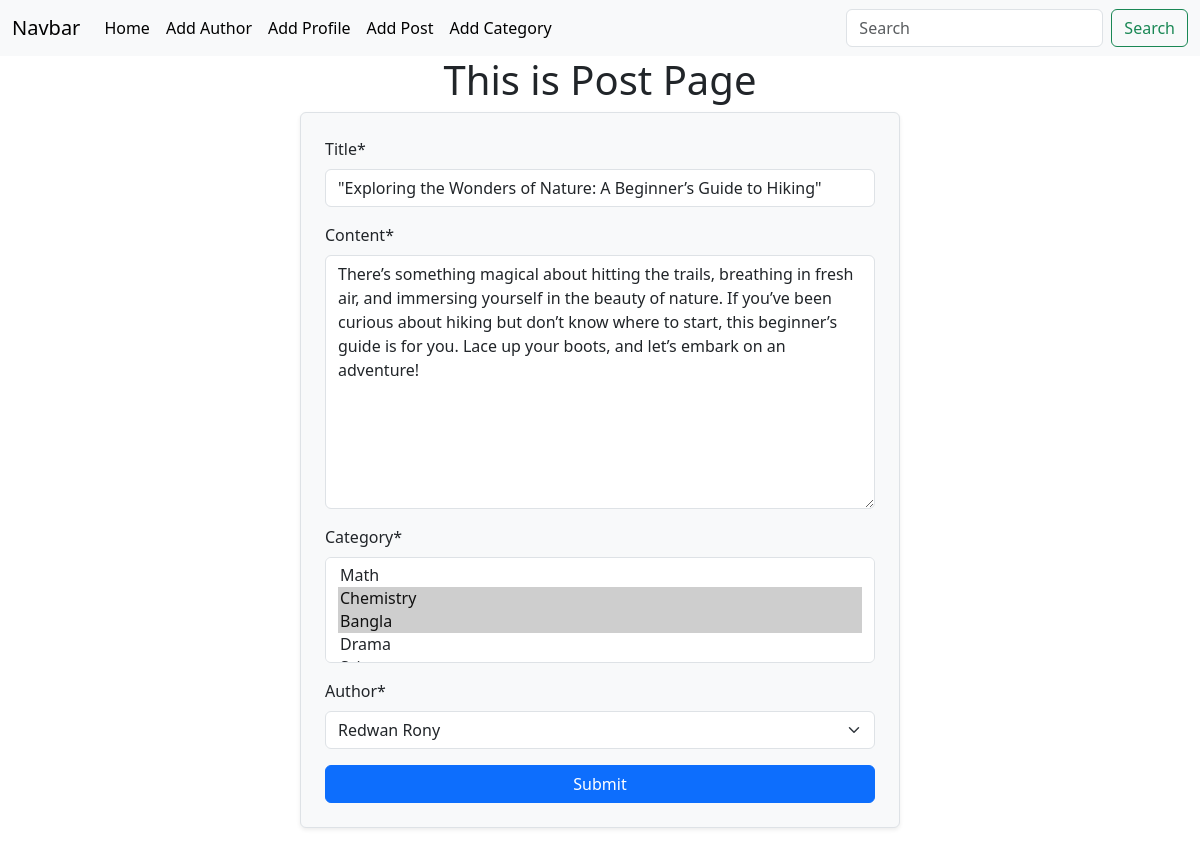
Screenshot of /post/edit/3 with the database file from the repository.
### posts/models.py (models this page shows, shortened)
class Post(models.Model):
    title = models.CharField(max_length=200)
    content = models.TextField()
    category = models.ManyToManyField(Category)
    author = models.ForeignKey(Author, on_delete= models.CASCADE )

### posts/views.py (the view)
# urls.py: path('edit/<int:id>', edit_post, name = 'edit_post'),
def edit_post(request, id):
    post = Post.objects.get(pk=id)
    post_form = PostForm(instance=post)
    if request.method == 'POST':
        post_form = PostForm(request.POST, instance=post)
        if post_form.is_valid():
            post_form.save()
            return redirect('homepage')
    return render(request, 'post.html', {'form': post_form})

### posts/forms.py
class PostForm(forms.ModelForm):
    class Meta:
        model = Post
        fields = '__all__'

### authors/models.py (called while the page is built)
    def __str__(self):
        return self.name

### categories/models.py (called while the page is built)
    def __str__(self):
        return self.name

### posts/templates/post.html (shortened to what this page needs)
{% extends 'base.html' %}
{% block content %}
<div class="d-flex justify-content-center vh-100">
    <div class="w-50">
        <h1 class="text-center">This is Post Page</h1>
        {% load crispy_forms_tags %}
        <form action="" method="POST" class="p-4 border rounded shadow-sm bg-light">
            <div class="mb-3">
                {{ form|crispy }}
            </div>
            <button type="submit" class="btn btn-primary w-100">Submit</button>
        </form>
    </div>
</div>
{% endblock %}

### rows the page displays
Post: title "\"Exploring the Wonders of Nature: A Beginner’s Guide to Hiking\"", content "There’s something magical about hitting the trails, breathing in fresh air, and immersing yourself in the beauty of nature. If you’ve been curious about hiking but don’t know where to start, this beginner’s guide is for you. Lace up your boots, and let’s embark on an adventure!", author "Redwan Rony"
